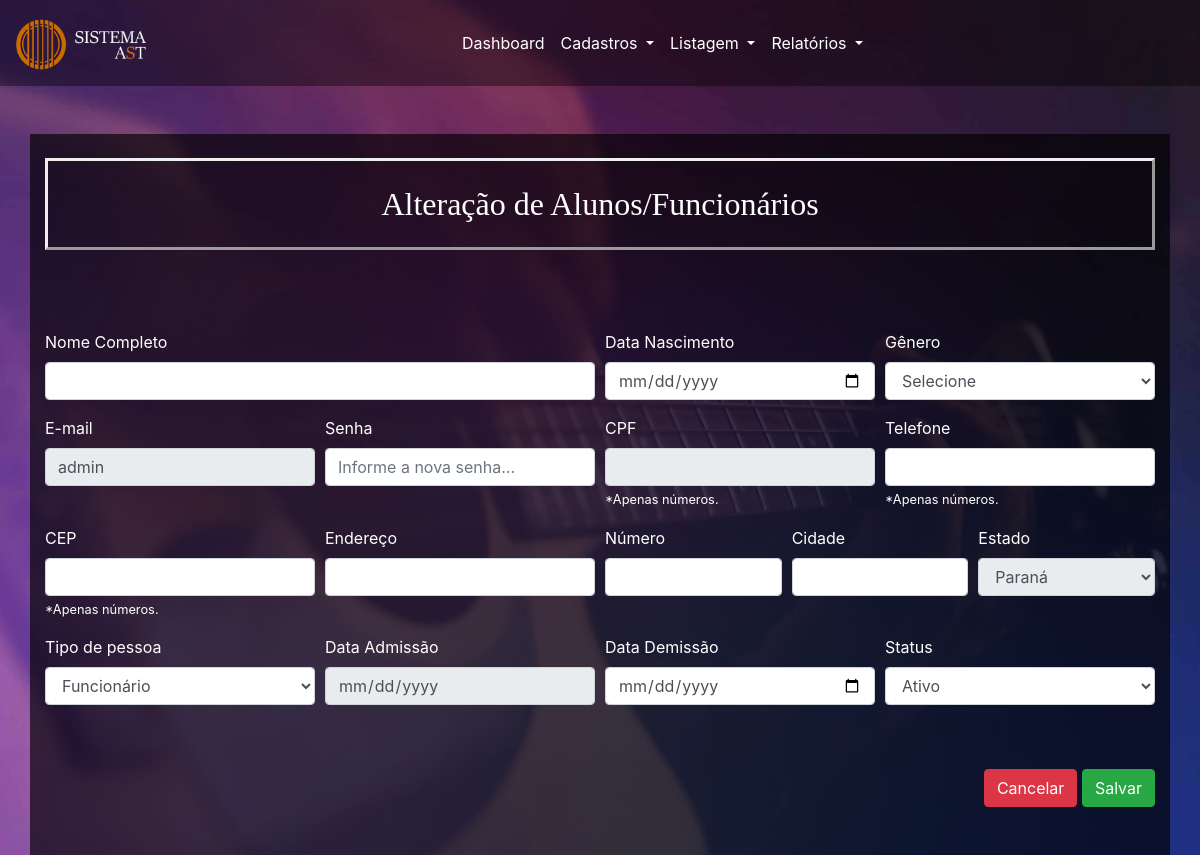
The app's page /alterarPessoa.php?id=5 with its own data.
### tables this page shows
CREATE TABLE `pessoa` (
  `id` int(11) NOT NULL,
  `nome` varchar(100) NOT NULL,
  `genero` char(9) NOT NULL,
  `dataNascimento` date DEFAULT NULL,
  `cpf` char(14) NOT NULL,
  `telefone` varchar(11) NOT NULL,
  `cidade` varchar(100) NOT NULL,
  `estado` char(2) NOT NULL,
  `endereco` varchar(100) DEFAULT NULL,
  `numero` int(11) DEFAULT NULL,
  `email` varchar(100) NOT NULL,
  `cep` char(9) DEFAULT NULL,
  `senha` varchar(95) NOT NULL,
  `tipoPessoa` enum('AL','FN') NOT NULL,
  `dataAdmissao` datetime DEFAULT CURRENT_TIMESTAMP,
  `dataDemissao` date DEFAULT NULL,
  `status` tinyint(1) NOT NULL DEFAULT '1'
);

### alterarPessoa.php (the view, shortened to what this page needs)
<?php
    require("conexao.php");
    $sql = "select * from pessoa where id = ".$_GET['id'];
    $resultado = mysqli_query($conexao, $sql) or die("Erro ao alterar");
    $linha = mysqli_fetch_assoc($resultado);
?>
<!DOCTYPE html>
<html lang="en">
<head>
    <link rel="stylesheet" href="https://stackpath.bootstrapcdn.com/bootstrap/4.3.1/css/bootstrap.min.css">
</head>
<body style="background: url(Imagens/Background.jpg) no-repeat center center fixed; background-size: cover;">
<?php include("nav-bar.php"); ?>
<div><br></div>
<div class="container" style="background-color: rgba(0, 0, 0, 0.66); color: white"><br>
<h2 class="pt-4 pb-4 text-center" style="border-style: outset; font-family:verdana">Alteração de Alunos/Funcionários</h2>
<br><br><br>
              <form action="" method="post">
<div class="form-row">
    <div class="col-lg-6 col-md-6 col-sm-12">
  <div class="form-group">
<label for="nome">Nome Completo</label>
<input type="text" name="nome" id="nome" class="form-control"  value="<?php echo $linha['nome']?>">
</div>
</div>
<div class="form-group col-lg-3 col-md-6 col-sm-12">
    <label for="dataNascimento">Data Nascimento</label>
    <input type="date" name="dataNascimento" id="dataNacimento" min="1920-01-01" max="2018-01-01" class="form-control" value="<?php echo $linha['dataNascimento']?>">
</div>
<div class="form-group col-lg-3 col-md-6 col-sm-12">
<label for="genero">Gênero</label>
<select name="genero" class="form-control" value="<?=($linha['genero'] == 'masculino') ? "selected" : "genero" ?>">
<option value="">Selecione</option>
</select>
</div>
</div>
<div class="form-row">
    <div class="form-group col-lg-3 col-md-6 col-sm-12">
        <label for="email">E-mail</label>
        <input type="email" name="email" id="email" class="form-control" disabled value="<?php echo $linha['email']?>">
    </div>
     <div class="form-group col-lg-3 col-md-6 col-sm-12">
            <label for="nome">Senha</label>
<input type="password" name="senha" id="senha" class="form-control" placeholder="Informe a nova senha...">
        </div>
        <div class="form-group col-lg-3 col-md-6 col-sm-12">
            <label for="cpf">CPF</label>
            <input type="number" name="cpf" id="cpf" disabled class="form-control" value="<?php echo $linha['cpf']?>">
            <small class="form-text text muted">*Apenas números.</small>
        </div>
<div class="form-group col-lg-3 col-md-6 col-sm-12">
<label for="telefone">Telefone</label>
<input type="number" name="telefone" id="telefone" class="form-control" value="<?php echo $linha['telefone']?>">
<small class="form-text text muted">*Apenas números.</small>
    </div>
    </div>
  <div class="form-row">
    <div class="col-lg-3 col-md-6 col-sm-12">
  <div class="form-group">
  <label for="cep">CEP</label>
        <input type="number" name="cep" id="cep" class="form-control" value="<?php echo $linha['cep']?>">
        <small class="form-text text muted">*Apenas números.</small>
</div>
</div>
<div class="form-group col-lg-3 col-md-6 col-sm-12">
    <label for="endereco">Endereço</label>
    <input type="text" name="endereco" id="endereco" class="form-control" value="<?php echo $linha['endereco']?>">
</div>
<div class="form-group col-lg-2 col-md-6 col-sm-12">
    <label for="numero">Número</label>
    <input type="number" name="numero" id="numero" class="form-control" value="<?php echo $linha['numero']?>">
</div>
      <div class="form-group col-lg-2 col-md-6 col-sm-12">
    <label for="cidade">Cidade</label>
    <input type="text" name="cidade" id="cidade" class="form-control" value="<?php echo $linha['cidade']?>">
</div>
      <div class="form-group col-lg-2 col-md-6 col-sm-12">
    <label for="estado">Estado</label>
    <select name="estado" disabled class="form-control">
<option value="PR">Paraná</option>
</select>
</div>
</div>
<div class="form-row">
<div class="form-group col-lg-3 col-md-6 col-sm-12">
        <label for="tipoPessoa">Tipo de pessoa</label><br>
        <select name="tipoPessoa" class="form-control">
<option value="FN" <?= ($linha['tipoPessoa'] == 'FN') ? "selected" : "" ?>>Funcionário</option>
</select>
    </div>
    <div class="form-group col-lg-3 col-md-6 col-sm-12">
    <label for="dataAdmissao">Data Admissão</label>
    <input type="date" name="dataAdmissao" id="dataAdmissao" class="form-control" disabled value="<?php echo $linha['dataAdmissao']?>">
</div>
<div class="form-group col-lg-3 col-md-6 col-sm-12" id="campodataDemissao">
    <label for="dataDemissao">Data Demissão</label>
    <input type="date" name="dataDemissao" id="dataDemissao" class="form-control" value="<?php echo $linha['dataDemissao']?>">
</div>
<div class="form-group col-lg-3 col-md-6 col-sm-12">
    <label for="status">Status</label>
    <select name="status" class="form-control">
<option value="1" <?= ($linha['status'] == '1') ? "selected" : "" ?>>Ativo</option>
</select>
</div>
</div>
       <br><br>
       <div class="text-right">
            <a href="dashboard/paginas/ltr/Index.php" class="btn btn-danger" name="cancelar" value="cancelar">Cancelar</a>
            <button type="submit" class="btn btn-success" name="cadastrar" value="cadastrar">Salvar</button>
            </div>
</form>
                  <br><br>
            </div>
</body>
</html>

### records on screen
pessoa: email "admin", tipoPessoa "Funcionário", status "Ativo"
